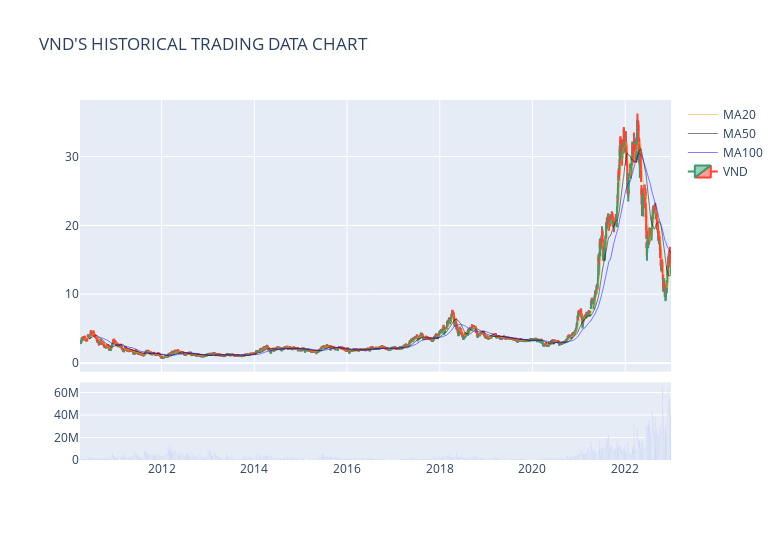
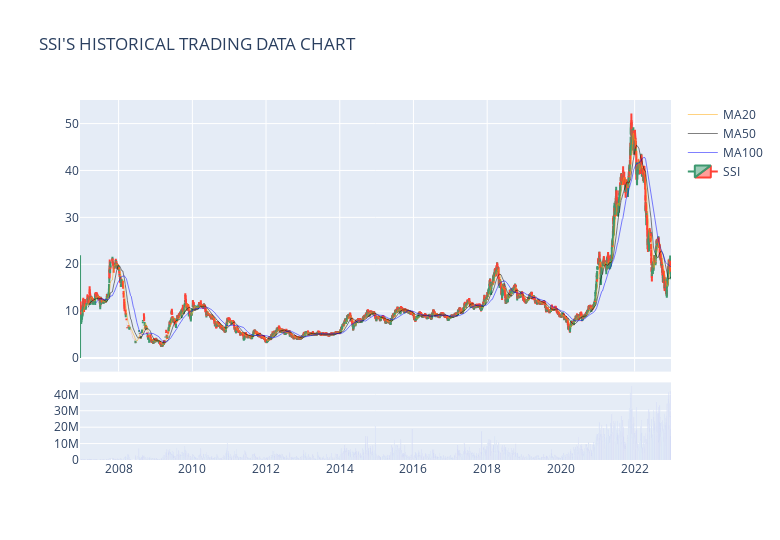

Here is the notebook cell these charts were saved with, in order:
### Code cell
for stock in symbol_list:
    fig = make_subplots(rows=2, cols=1,
                        shared_xaxes=True,
                        vertical_spacing=0.03,
                        row_width=[0.2, 0.7]
                        )

    specific_data = pd.DataFrame(historical_data_frame[stock])
    specific_data = specific_data.dropna()

    specific_data["MA20"] = ta.trend.sma_indicator(specific_data['close'], window=20)
    specific_data["MA50"] = ta.trend.sma_indicator(specific_data['close'], window=50)
    specific_data["MA100"] = ta.trend.sma_indicator(specific_data['close'], window=100)

    fig.add_trace(go.Scatter(x=specific_data.index, y=specific_data['MA20'], name="MA20",line=dict(color = 'orange',width=0.5)))
    fig.add_trace(go.Scatter(x=specific_data.index, y=specific_data['MA50'], name="MA50",line=dict(color = 'black',width=0.5)))
    fig.add_trace(go.Scatter(x=specific_data.index, y=specific_data['MA100'], name="MA100",line=dict(color = 'blue',width=0.5)))

    fig.add_trace(go.Candlestick(x=specific_data.index,
                                 open=specific_data['open'],
                                 high=specific_data['high'],
                                 low=specific_data['low'],
                                 close=specific_data['close'], name=stock),
                  row=1, col=1)
    # Bar trace for volumes on 2nd row without legend
    fig.add_trace(go.Bar(
        x=specific_data.index, y=specific_data['volume'], showlegend=False,marker=dict(color='blue'),opacity=1), row=2, col=1)

    # Do not show rangeslider plot
    fig.update(layout_xaxis_rangeslider_visible=False)

    fig.update_layout(
        autosize=False,
        width=780,
        height=540,
        title_text=stock+'\'S HISTORICAL TRADING DATA CHART'
    )

    fig.show()

### Figure 1 — Plotly figure (JSON) as saved in the notebook; plotly's stock layout.template omitted (floating-point values rounded to 4 significant figures; data arrays with more than 128 entries replaced by an {"elided": "..."} marker saying what was removed)
{"data": [{"line": {"color": "orange", "width": 0.5}, "name": "MA20", "type": "scatter", "x": {"elided": "3165 str values"}, "y": {"elided": "3165 float values"}}, {"line": {"color": "black", "width": 0.5}, "name": "MA50", "type": "scatter", "x": {"elided": "3165 str values"}, "y": {"elided": "3165 float values"}}, {"line": {"color": "blue", "width": 0.5}, "name": "MA100", "type": "scatter", "x": {"elided": "3165 str values"}, "y": {"elided": "3165 float values"}}, {"close": {"elided": "3165 float values"}, "high": {"elided": "3165 float values"}, "low": {"elided": "3165 float values"}, "name": "VND", "open": {"elided": "3165 float values"}, "type": "candlestick", "x": {"elided": "3165 str values"}, "xaxis": "x", "yaxis": "y"}, {"marker": {"color": "blue"}, "opacity": 1, "showlegend": false, "type": "bar", "x": {"elided": "3165 str values"}, "xaxis": "x2", "y": {"elided": "3165 int values"}, "yaxis": "y2"}], "layout": {"autosize": false, "height": 540, "title": {"text": "VND'S HISTORICAL TRADING DATA CHART"}, "width": 780, "xaxis": {"anchor": "y", "domain": [0, 1], "matches": "x2", "rangeslider": {"visible": false}, "showticklabels": false}, "xaxis2": {"anchor": "y2", "domain": [0, 1]}, "yaxis": {"anchor": "x", "domain": [0.2456, 1]}, "yaxis2": {"anchor": "x2", "domain": [0, 0.2156]}}}

### Figure 2 — Plotly figure (JSON) as saved in the notebook; plotly's stock layout.template omitted (floating-point values rounded to 4 significant figures; data arrays with more than 128 entries replaced by an {"elided": "..."} marker saying what was removed)
{"data": [{"line": {"color": "orange", "width": 0.5}, "name": "MA20", "type": "scatter", "x": {"elided": "3962 str values"}, "y": {"elided": "3962 float values"}}, {"line": {"color": "black", "width": 0.5}, "name": "MA50", "type": "scatter", "x": {"elided": "3962 str values"}, "y": {"elided": "3962 float values"}}, {"line": {"color": "blue", "width": 0.5}, "name": "MA100", "type": "scatter", "x": {"elided": "3962 str values"}, "y": {"elided": "3962 float values"}}, {"close": {"elided": "3962 float values"}, "high": {"elided": "3962 float values"}, "low": {"elided": "3962 float values"}, "name": "SSI", "open": {"elided": "3962 float values"}, "type": "candlestick", "x": {"elided": "3962 str values"}, "xaxis": "x", "yaxis": "y"}, {"marker": {"color": "blue"}, "opacity": 1, "showlegend": false, "type": "bar", "x": {"elided": "3962 str values"}, "xaxis": "x2", "y": {"elided": "3962 int values"}, "yaxis": "y2"}], "layout": {"autosize": false, "height": 540, "title": {"text": "SSI'S HISTORICAL TRADING DATA CHART"}, "width": 780, "xaxis": {"anchor": "y", "domain": [0, 1], "matches": "x2", "rangeslider": {"visible": false}, "showticklabels": false}, "xaxis2": {"anchor": "y2", "domain": [0, 1]}, "yaxis": {"anchor": "x", "domain": [0.2456, 1]}, "yaxis2": {"anchor": "x2", "domain": [0, 0.2156]}}}
